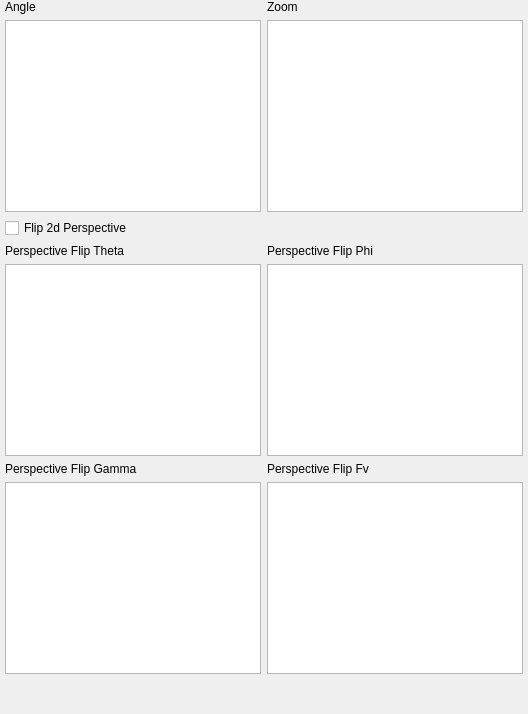
                 <widget class="QWidget" name="D2">
                  <attribute name="title">
                   <string>2D</string>
                  </attribute>
                  <layout class="QGridLayout" name="gridLayout_4">
                   <property name="leftMargin">
                    <number>5</number>
                   </property>
                   <property name="topMargin">
                    <number>0</number>
                   </property>
                   <property name="rightMargin">
                    <number>5</number>
                   </property>
                   <property name="bottomMargin">
                    <number>0</number>
                   </property>
                   <item row="4" column="0">
                    <widget class="QLabel" name="label_9">
                     <property name="text">
                      <string>Perspective Flip Theta</string>
                     </property>
                    </widget>
                   </item>
                   <item row="4" column="1">
                    <widget class="QLabel" name="label_10">
                     <property name="text">
                      <string>Perspective Flip Phi</string>
                     </property>
                    </widget>
                   </item>
                   <item row="6" column="1">
                    <widget class="QLabel" name="label_12">
                     <property name="text">
                      <string>Perspective Flip Fv</string>
                     </property>
                    </widget>
                   </item>
                   <item row="7" column="0">
                    <widget class="QTextEdit" name="persp_gamma">
                     <property name="maximumSize">
                      <size>
                       <width>16777215</width>
                       <height>1000</height>
                      </size>
                     </property>
                    </widget>
                   </item>
                   <item row="2" column="0">
                    <widget class="QTextEdit" name="angle">
                     <property name="maximumSize">
                      <size>
                       <width>16777215</width>
                       <height>1000</height>
                      </size>
                     </property>
                    </widget>
                   </item>
                   <item row="1" column="1">
                    <widget class="QLabel" name="label_8">
                     <property name="text">
                      <string>Zoom</string>
                     </property>
                    </widget>
                   </item>
                   <item row="5" column="0">
                    <widget class="QTextEdit" name="persp_theta">
                     <property name="maximumSize">
                      <size>
                       <width>16777215</width>
                       <height>1000</height>
                      </size>
                     </property>
                    </widget>
                   </item>
                   <item row="8" column="0">
                    <spacer name="verticalSpacer_6">
                     <property name="orientation">
                      <enum>Qt::Vertical</enum>
                     </property>
                     <property name="sizeHint" stdset="0">
                      <size>
                       <width>20</width>
                       <height>40</height>
                      </size>
                     </property>
                    </spacer>
                   </item>
                   <item row="1" column="0">
                    <widget class="QLabel" name="label_7">
                     <property name="text">
                      <string>Angle</string>
                     </property>
                    </widget>
                   </item>
                   <item row="6" column="0">
                    <widget class="QLabel" name="label_11">
                     <property name="text">
                      <string>Perspective Flip Gamma</string>
                     </property>
                    </widget>
                   </item>
                   <item row="2" column="1">
                    <widget class="QTextEdit" name="zoom">
                     <property name="maximumSize">
                      <size>
                       <width>16777215</width>
                       <height>1000</height>
                      </size>
                     </property>
                    </widget>
                   </item>
                   <item row="8" column="1">
                    <spacer name="verticalSpacer_7">
                     <property name="orientation">
                      <enum>Qt::Vertical</enum>
                     </property>
                     <property name="sizeHint" stdset="0">
                      <size>
                       <width>20</width>
                       <height>40</height>
                      </size>
                     </property>
                    </spacer>
                   </item>
                   <item row="5" column="1">
                    <widget class="QTextEdit" name="persp_phi">
                     <property name="maximumSize">
                      <size>
                       <width>16777215</width>
                       <height>1000</height>
                      </size>
                     </property>
                    </widget>
                   </item>
                   <item row="7" column="1">
                    <widget class="QTextEdit" name="persp_fv">
                     <property name="maximumSize">
                      <size>
                       <width>16777215</width>
                       <height>1000</height>
                      </size>
                     </property>
                    </widget>
                   </item>
                   <item row="3" column="0">
                    <widget class="QCheckBox" name="flip2dPerspective">
                     <property name="text">
                      <string>Flip 2d Perspective</string>
                     </property>
                    </widget>
                   </item>
                  </layout>
                 </widget>
